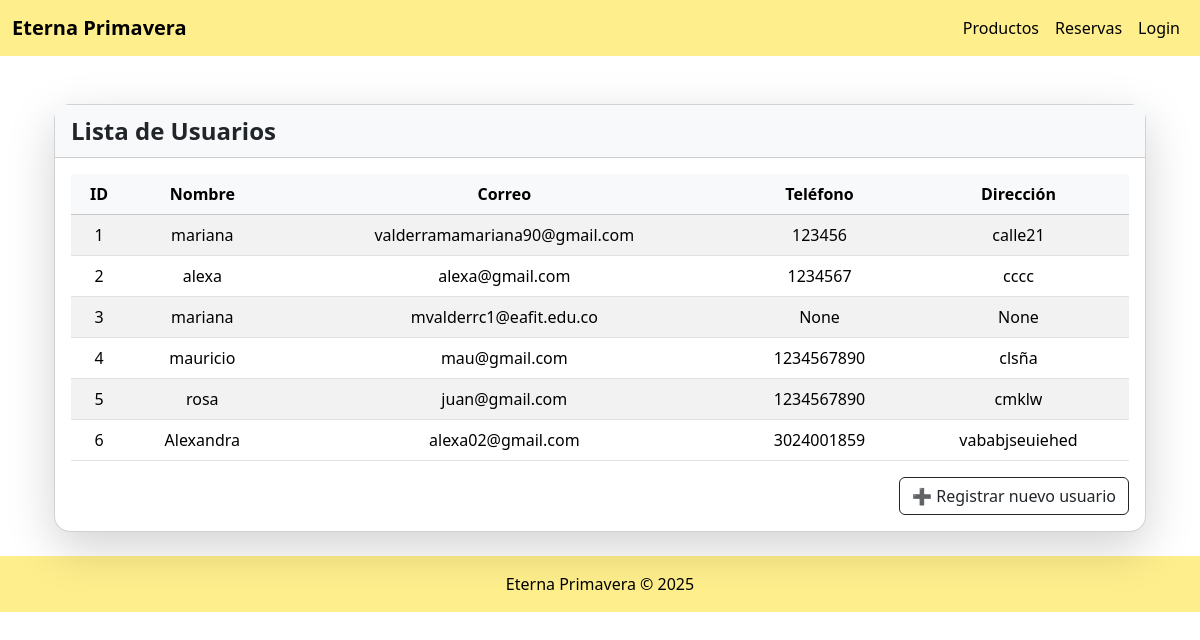
Page /usuarios/lista_usuarios on the earlier database version.
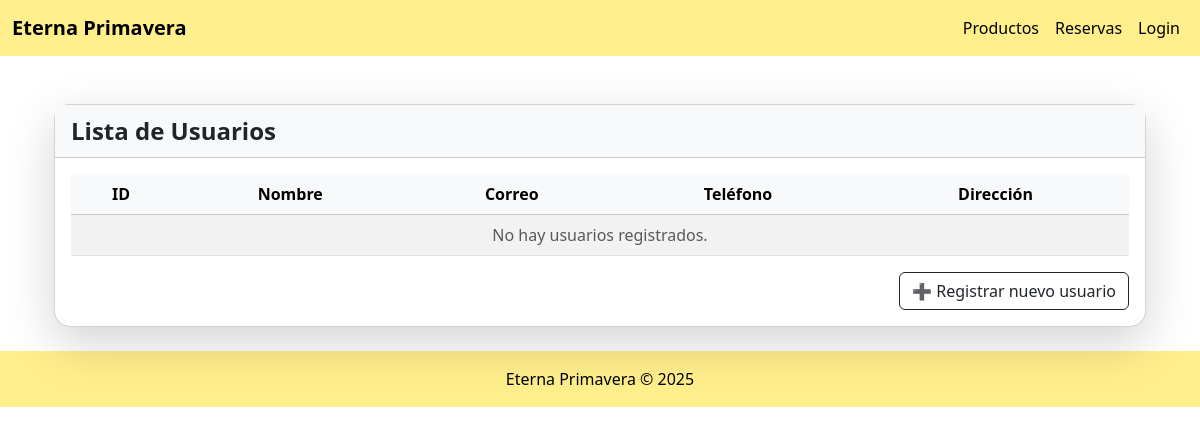
Same page on the later database version.
### usuarios/models.py (models this page shows, shortened)
class Usuario(AbstractBaseUser, PermissionsMixin):
    id = models.AutoField(primary_key=True)
    nombre = models.CharField(max_length=100)
    correo = models.EmailField(unique=True)
    telefono = models.CharField(max_length=15, blank=True, null=True)
    direccion = models.TextField(blank=True, null=True)
    is_active = models.BooleanField(default=True)
    is_staff = models.BooleanField(default=False)
    objects = UsuarioManager()
    USERNAME_FIELD = "correo"
    REQUIRED_FIELDS = ["nombre"]

### usuarios/views.py (the view)
# urls.py: path('lista_usuarios', views.lista_usuarios, name='lista_usuarios'),
def lista_usuarios(request):
    usuarios = Usuario.objects.all()
    return render(request, 'usuarios/lista_usuarios.html', {'usuarios': usuarios})

### usuarios/templates/usuarios/lista_usuarios.html
{% extends "base.html" %}
{% block content %}
<div class="container mt-5">
    <div class="card shadow-lg rounded-4">
        <div class="card-header bg-light text-dark fw-bold fs-4">
            Lista de Usuarios
        </div>
        <div class="card-body">
            <table class="table table-striped table-hover align-middle text-center">
                <thead class="table-light">
                    <tr>
                        <th>ID</th>
                        <th>Nombre</th>
                        <th>Correo</th>
                        <th>Teléfono</th>
                        <th>Dirección</th>
                    </tr>
                </thead>
                <tbody>
                    {% for usuario in usuarios %}
                    <tr>
                        <td>{{ usuario.id }}</td>
                        <td>{{ usuario.nombre }}</td>
                        <td>{{ usuario.correo }}</td>
                        <td>{{ usuario.telefono }}</td>
                        <td>{{ usuario.direccion }}</td>
                    </tr>
                    {% empty %}
                    <tr>
                        <td colspan="5" class="text-muted">No hay usuarios registrados.</td>
                    </tr>
                    {% endfor %}
                </tbody>
            </table>
            <div class="d-flex justify-content-end mt-3">
                <a href="{% url 'registrar_usuario' %}" class="btn btn-outline-dark">
                    ➕ Registrar nuevo usuario
                </a>
            </div>
        </div>
    </div>
</div>
{% endblock %}

### templates/base.html (shortened to what this page needs)
<!DOCTYPE html>
<html lang="es">
<head>
    <link href="https://cdn.jsdelivr.net/npm/bootstrap@5.3.2/dist/css/bootstrap.min.css" rel="stylesheet">
</head>
<body>
    <nav class="navbar navbar-expand-lg">
        <div class="container-fluid">
            <a class="navbar-brand fw-bold" href="#">Eterna Primavera</a>
            <div class="collapse navbar-collapse" id="navbarNav">
                <ul class="navbar-nav ms-auto">
                    <li class="nav-item">
                        <a class="nav-link" href="{% url 'lista_productos' %}">Productos</a>
                    </li>
                    <li class="nav-item">
                        <a class="nav-link" href="{% url 'lista_productos' %}">Reservas</a>
                    </li>
                    {% if user.is_authenticated %}
                        <li class="nav-item">
                            <a class="nav-link" href="{% url 'carrito:ver_carrito' %}">Carrito</a>
                        </li>
                        <li class="nav-item">
                            <a class="nav-link" href="{% url 'usuarios:logout_usuario' %}">Cerrar sesión</a>
                        </li>
                    {% else %}
                        <li class="nav-item">
                            <a class="nav-link" href="{% url 'usuarios:login_usuario' %}">Login</a>
                        </li>
                    {% endif %}
                </ul>
            </div>
        </div>
    </nav>
    <div class="container mt-4">
        {% block content %}
        {% endblock %}
    </div>
    <footer class="text-center py-3 mt-4">
        <p class="mb-0">Eterna Primavera &copy; 2025</p>
    </footer>
</body>
</html>

### templates/base.html (style rules this page uses)
body { background-color: #ffffff; }
.navbar, footer { background-color: #FFEE8C !important; }
.navbar .nav-link, .navbar .navbar-brand, footer { color: #000 !important; }

Differences in the rows shown:
removed Usuario: id "1", nombre "mariana", correo "valderramamariana90@gmail.com", telefono "123456", direccion "calle21"
removed Usuario: id "2", nombre "alexa", correo "alexa@gmail.com", telefono "1234567", direccion "cccc"
removed Usuario: id "3", nombre "mariana", correo "mvalderrc1@eafit.edu.co", telefono "None", direccion "None"
removed Usuario: id "4", nombre "mauricio", correo "mau@gmail.com", telefono "1234567890", direccion "clsña"
removed Usuario: id "5", nombre "rosa", correo "juan@gmail.com", telefono "1234567890", direccion "cmklw"
removed Usuario: id "6", nombre "Alexandra", correo "alexa02@gmail.com", telefono "3024001859", direccion "vababjseuiehed"
Other differences:
text now shown: "No hay usuarios registrados."
